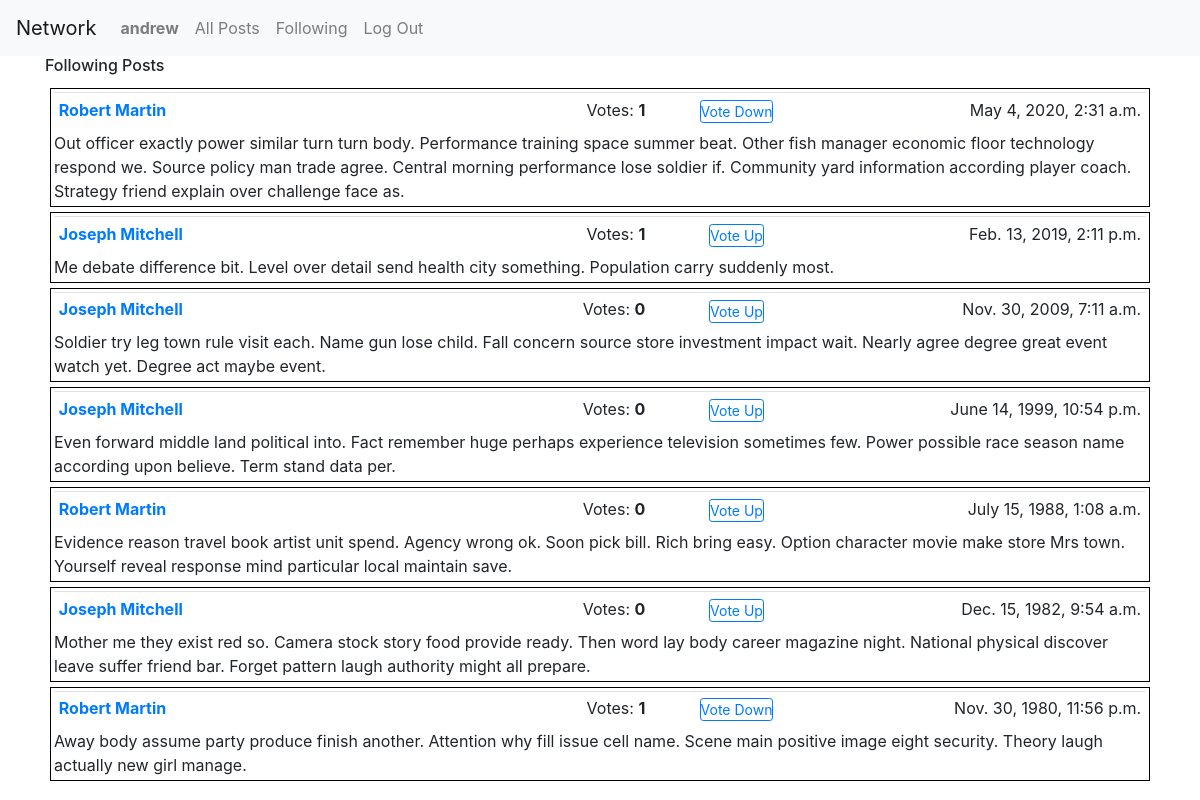
The app's page /following_posts/20 (signed in) with its own data.
### network/models.py (models this page shows, shortened)
class User(AbstractUser):
    pass

class Post(models.Model):
    user = models.ForeignKey("User", on_delete=models.CASCADE, related_name='posts')
    timestamp = models.DateTimeField(default=timezone.now)
    body = models.TextField(blank=False)
    class Meta:
        ordering = ['-timestamp',]

### network/views.py (the view)
# urls.py: path("following_posts/<int:pk>", views.FollowingPostListView.as_view(), name="following_posts"),
class FollowingPostListView(LoginRequiredMixin, ListView):
    model = Post
    login_url = 'login'
    paginate_by = 10
    template_name = 'network/following_post.html'
    def get_queryset(self):
        users_followed = self.request.user.follows.all().values()
        users_followed_id = [x['follow_id'] for x in users_followed]
        return utils.enrich(self.request, Post.objects.filter(user_id__in=users_followed_id).order_by('-timestamp'))

### network/utils.py (called while the page is built)
def enrich (request, p):
    all_posts = p.annotate(num_votes=Count("vote"))
    if request.user.is_authenticated:
        u1 = request.user
        v1 = Vote.objects.filter(user=u1).values_list('like')
        all_posts = all_posts.annotate(has_my_vote=Case(
            When(id__in=v1), then=Value(True), default=Value(False), output_field=BooleanField()
        ))
    return (all_posts)

### network/templates/network/following_post.html (shortened to what this page needs)
{% extends "network/layout.html" %}
{% load static %}
{% block body %}
  <div id="following-post-view">
    <h6>Following Posts</h6>
  </div>
{% endblock %}

### network/templates/network/layout.html (shortened to what this page needs)
{% load static %}
<!DOCTYPE html>
<html lang="en">
    <head>
        <link rel="stylesheet" href="https://stackpath.bootstrapcdn.com/bootstrap/4.4.1/css/bootstrap.min.css">
        <link href="{% static 'network/styles.css' %}" rel="stylesheet">
    </head>
    <body>
        <nav class="navbar navbar-expand-lg navbar-light bg-light">
            <a class="navbar-brand" href="#">Network</a>
            <div>
              <ul class="navbar-nav mr-auto">
                {% if user.is_authenticated %}
                    <li class="nav-item">
                        <a class="nav-link" id="username" href="{% url 'resume' user.id %}"><strong>{{ user.username }}</strong></a>
                    </li>
                {% endif %}
                <li class="nav-item">
                  <a class="nav-link" href="{% url 'index' %}">All Posts</a>
                </li>
                {% if user.is_authenticated %}
                    <li class="nav-item">
                        <a class="nav-link" href="{% url 'following_posts' user.id %}">Following</a>
                    </li>
                    <li class="nav-item">
                        <a class="nav-link" href="{% url 'logout' %}">Log Out</a>
                    </li>
                {% endif %}
              </ul>
            </div>
          </nav>
        <div class="container">
            {% block body %}
            {% endblock %}
        <div class="pagination">
          <span class="step-links">
            {% for post in page_obj %}
              <div id="posts">
                <table class = "table table1 table-sm">
                  <tr>
                      <td class="w-40"><a href="{% url 'resume' post.user.id %}">
                            <b>{{ post.user.first_name }} {{ post.user.last_name }}</b>
                          </a>
                      </td>
                      <td class="w-15" style="text-align: right" id="votes">Votes:  <b>{{ post.num_votes }}</b>&nbsp</td>
                      <td class="w-10" style="text-align: center" id="vote-btn">
                        {% if user.is_authenticated and user.id != post.user.id %}
                          {% if post.has_my_vote == None %}
                            <button class="btn btn-outline-primary btn-sm" id="vote_btn" onclick="toggle_vote(this, {{ post.id }})"> Vote Down</button>
                          {% else %}
                            <button class="btn btn-outline-primary btn-sm" id="vote_btn" onclick="toggle_vote(this, {{ post.id }})"> Vote Up</button>
                          {% endif %}
                        {% endif %}
                      </td>
                      <td class="w-30"><span style="float: right">{{ post.timestamp }}</span></td>
                  </tr>
                </table>
                {% if post.user.username == user.username %}
                    <div class="match" onclick="show_post_form(this, {{ post.id }})">
                      {{ post.body }}
                    </div>
                {% else %}
                  <div class="nomatch">
                    {{ post.body }}
                  </div>
                {% endif %}
              </div>
            {% endfor %}
          </span>
        </div>
        </div>
    </body>
</html>

### network/static/network/styles.css (style rules this page uses)
html { font-family: Arial, sans-serif; }
#posts { max-height: 500px; overflow-y: auto; padding: 3px; margin: 5px; border: 1px solid black; }
.btn { padding: 0; }
.table1 { padding: 3px; border-collapse: collapse; overflow: auto; margin-bottom: 3px; }
table .w-15 { width: 15%; }
table .w-30 { width: 30%; }
table .w-40 { width: 40%; }
#votes { text-align: right; }
#vote-btn { text-align: center; }

### records on screen
User: username "andrew"
Post: user.first_name "Robert", user.last_name "Martin", num_votes "1", timestamp "May 4, 2020, 2:31 a.m.", body "Out officer exactly power similar turn turn body. Performance training space summer beat. Other fish manager economic floor technology respond we. Source policy man trade agree. Central morning performance lose soldier if. Community yard information according player coach. Strategy friend explain over challenge face as."
Post: user.first_name "Joseph", user.last_name "Mitchell", num_votes "1", timestamp "Feb. 13, 2019, 2:11 p.m.", body "Me debate difference bit. Level over detail send health city something. Population carry suddenly most."
Post: user.first_name "Joseph", user.last_name "Mitchell", num_votes "0", timestamp "Nov. 30, 2009, 7:11 a.m.", body "Soldier try leg town rule visit each. Name gun lose child. Fall concern source store investment impact wait. Nearly agree degree great event watch yet. Degree act maybe event."
Post: user.first_name "Joseph", user.last_name "Mitchell", num_votes "0", timestamp "June 14, 1999, 10:54 p.m.", body "Even forward middle land political into. Fact remember huge perhaps experience television sometimes few. Power possible race season name according upon believe. Term stand data per."
Post: user.first_name "Robert", user.last_name "Martin", num_votes "0", timestamp "July 15, 1988, 1:08 a.m.", body "Evidence reason travel book artist unit spend. Agency wrong ok. Soon pick bill. Rich bring easy. Option character movie make store Mrs town. Yourself reveal response mind particular local maintain save."
Post: user.first_name "Joseph", user.last_name "Mitchell", num_votes "0", timestamp "Dec. 15, 1982, 9:54 a.m.", body "Mother me they exist red so. Camera stock story food provide ready. Then word lay body career magazine night. National physical discover leave suffer friend bar. Forget pattern laugh authority might all prepare."
Post: user.first_name "Robert", user.last_name "Martin", num_votes "1", timestamp "Nov. 30, 1980, 11:56 p.m.", body "Away body assume party produce finish another. Attention why fill issue cell name. Scene main positive image eight security. Theory laugh actually new girl manage."
